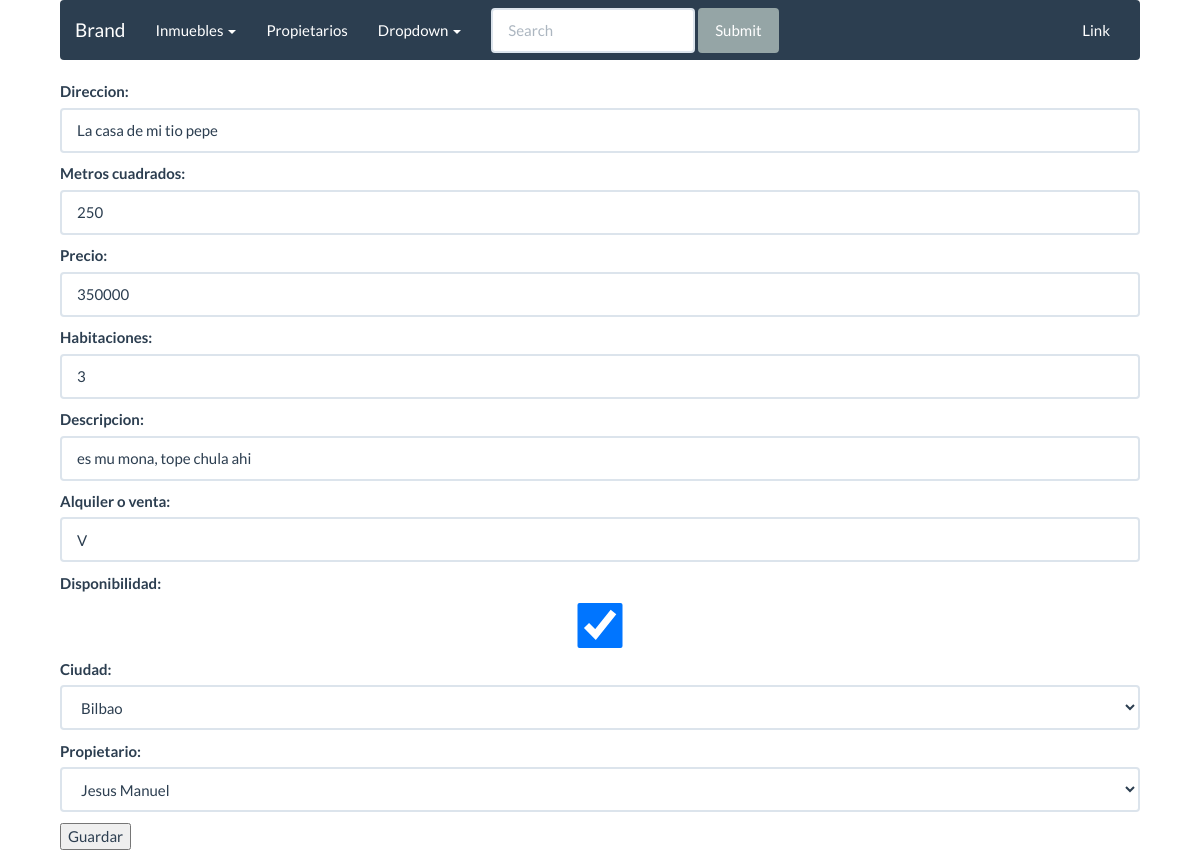
The page /inmuebles/editar/4/ on the database as committed earlier.
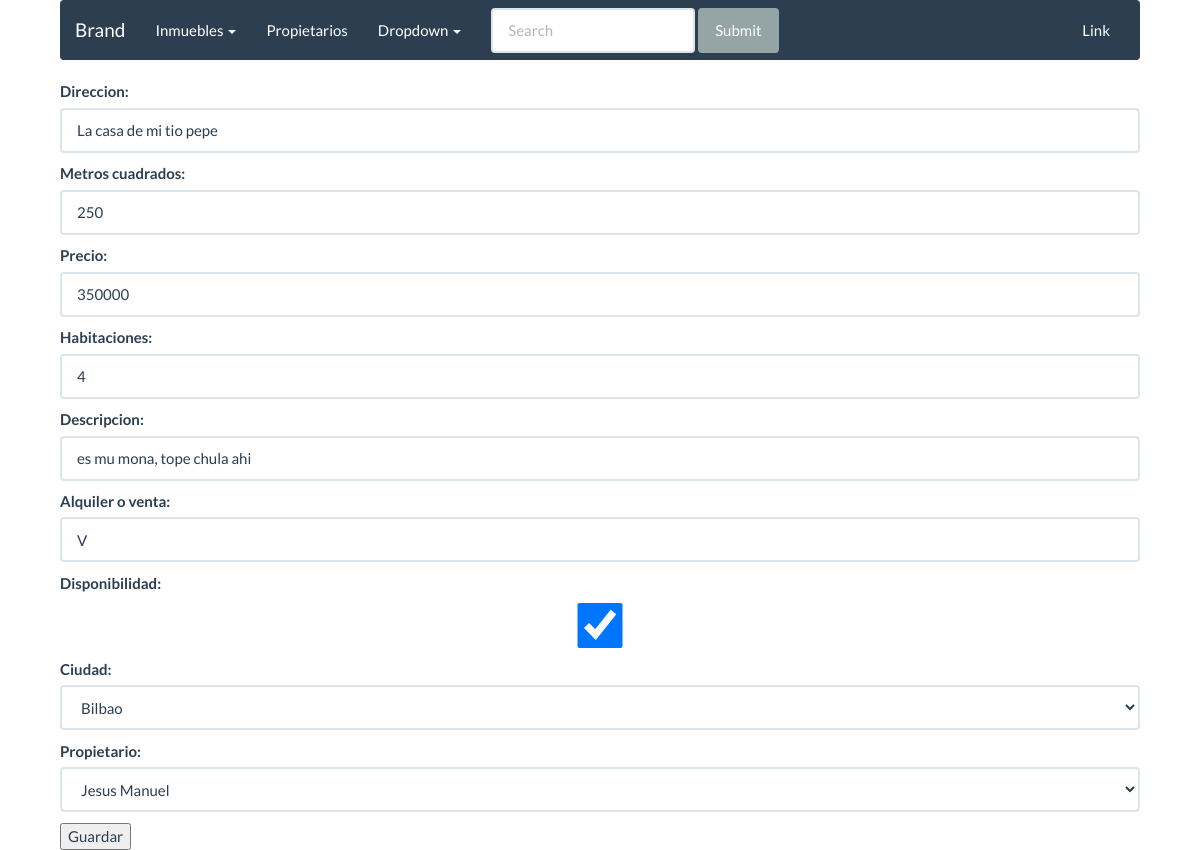
The same page on the database as committed later.
### apps/inmuebles/models.py (models this page shows, shortened)
class Inmueble(models.Model):
	direccion = models.CharField(max_length=150)
	metros = models.IntegerField()
	precio = models.IntegerField()
	habitaciones = models.IntegerField()
	descripccion = models.CharField(max_length=300)
	opcion = models.CharField(max_length=2)
	disponibilidad = models.BooleanField()
	ciudad = models.ForeignKey(Ciudad, null=True, blank=True, on_delete=models.CASCADE)
	propietario = models.ForeignKey(Propietario, null=True, blank=True, on_delete=models.CASCADE)
	alqui = models.ManyToManyField(Cliente, through='alquiler', blank=True)
	comprar = models.ManyToManyField(Cliente, blank=True, related_name='comprar')

### apps/inmuebles/views.py (the view)
# urls.py: url(r'^editar/(?P<pk>\d+)/$', inmueble_edit.as_view(), name='inmueble_editar'),
class inmueble_edit(UpdateView):
	model = Inmueble
	form_class = InmuebleForm
	template_name = 'inmuebles/inmuebles_form.html'
	success_url = reverse_lazy("inmuebles")

### apps/ciudades/models.py (called while the page is built)
	def __str__(self):
		return '{}'.format(self.nombre)

### apps/propietarios/models.py (called while the page is built)
	def __str__(self):
		return '{}'.format(self.nombre)

### templates/inmuebles/inmuebles_form.html (shortened to what this page needs)
{% extends 'base/base.html' %}
{% block content %}
	<form method="post">
		{{ form.as_p }}
		<button type="submit">Guardar</button>
	</form>
{% endblock %}

Rows that differ between the two databases and show on the page:
changed Inmueble "La casa de mi tio pepe": habitaciones "3" → "4"
